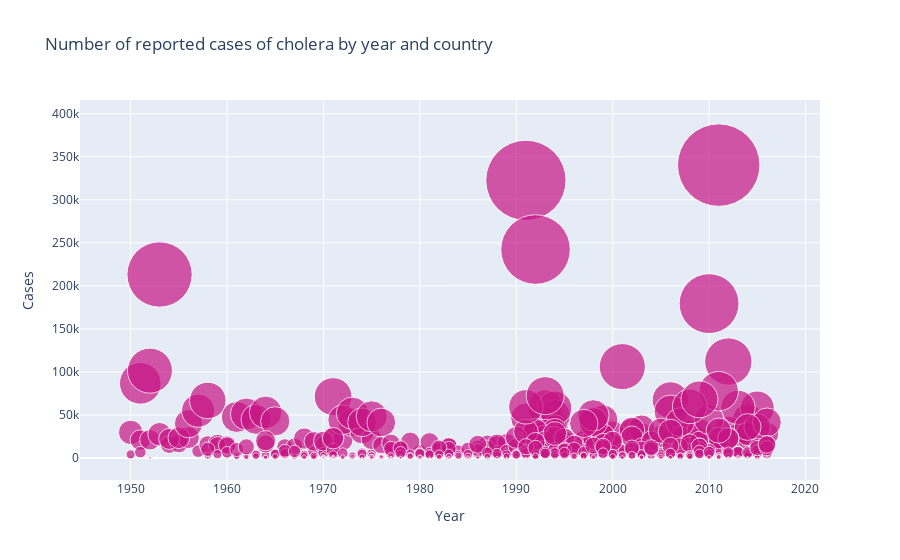

Source (notebook cell):
### Code cell
trace = go.Scatter(
    x = df.Year,
    y = df['Number of reported cases of cholera'],
    
    #text = df['Number of reported cases of cholera'],
    name = "casos",
    #hoverinfo = "name+x+text",
    mode = 'markers',
    text = df.Country,
        marker = dict(
            size = df['Number of reported cases of cholera'],
                sizemode="area",
            color = "mediumvioletred",
            sizeref = 100
            )
)

data = [trace]

layout = dict(
    title = dict( text = "Number of reported cases of cholera by year and country" ),
    hovermode = "closest",
    hoverdistance = 10,
    
    # Changing labs to B/N
    # new font style
    hoverlabel = dict(
        bgcolor = "white",
        bordercolor = "black",
        font = dict(
            color = "black",
            family = "Georgia",
            size = 16
        )
    ),
    
    xaxis = dict(
        title = dict( text = "Year" ),
        tickvals = list(range(1910,2021,10)),
    ),
    yaxis = dict(
        title = dict( text = "Cases" )
        #tickvals = list(range(0,11)),
    )
)
fig = go.Figure(data=data, layout=layout)
iplot(fig)
fig.write_html("Cholera.html")

### Figure 1 — Plotly figure (JSON) as saved in the notebook; plotly's stock layout.template omitted (floating-point values rounded to 4 significant figures; data arrays with more than 128 entries replaced by an {"elided": "..."} marker saying what was removed)
{"data": [{"marker": {"color": "mediumvioletred", "size": {"elided": "2470 int values"}, "sizemode": "area", "sizeref": 100}, "mode": "markers", "name": "casos", "text": {"elided": "2470 str values"}, "type": "scatter", "x": {"elided": "2470 int values"}, "y": {"elided": "2470 int values"}}], "layout": {"hoverdistance": 10, "hoverlabel": {"bgcolor": "white", "bordercolor": "black", "font": {"color": "black", "family": "Georgia", "size": 16}}, "hovermode": "closest", "title": {"text": "Number of reported cases of cholera by year and country"}, "xaxis": {"tickvals": [1910, 1920, 1930, 1940, 1950, 1960, 1970, 1980, 1990, 2000, 2010, 2020], "title": {"text": "Year"}}, "yaxis": {"title": {"text": "Cases"}}}}
